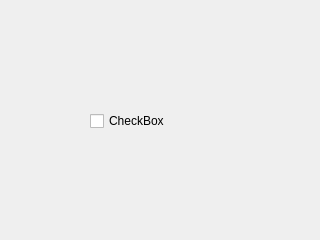
<?xml version="1.0" encoding="UTF-8"?>
<ui version="4.0">
 <class>Form</class>
 <widget class="QWidget" name="Form">
  <property name="geometry">
   <rect>
    <x>0</x>
    <y>0</y>
    <width>320</width>
    <height>240</height>
   </rect>
  </property>
  <property name="windowTitle">
   <string>Form</string>
  </property>
  <widget class="QCheckBox" name="checkBox">
   <property name="geometry">
    <rect>
     <x>90</x>
     <y>110</y>
     <width>81</width>
     <height>22</height>
    </rect>
   </property>
   <property name="text">
    <string>CheckBox</string>
   </property>
  </widget>
 </widget>
 <resources/>
 <connections/>
</ui>
